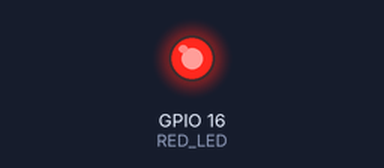
Bench run of a sketch on a simulated ESP32. Shown: output pins drawn as LEDs (lit = HIGH). What the sketch prints to the serial monitor is not drawn.

Above: at 1.0 s.
At 5.6 s:
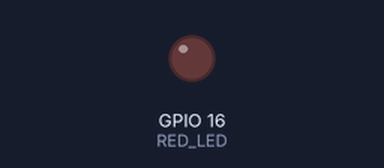
Timing chart, 0 to 10.7 s (numbered marks = the images above):
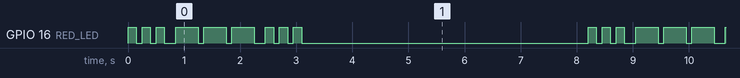

Measured:
- by itself, GPIO 16 (RED_LED): repeats every 8.2 s: 2 × (LOW 0.10 s, HIGH 0.15 s), LOW 0.20 s, 2 × (HIGH 0.40 s, LOW 0.10 s), HIGH 0.40 s, LOW 0.20 s, 2 × (HIGH 0.15 s, LOW 0.10 s), HIGH 0.15 s, LOW 5.1 s, HIGH 0.15 s
- by itself, everything shown: repeats every 8.2 s, in 14 steps

The sketch:

sketch.ino
```cpp
#include <Arduino.h>

#define RED_LED 16 //led warna merah
#define GREEN_LED 4 //led warna hijau
#define BLUE_LED 0 //led warnah biru

void setup()
{
 Serial.begin(115200);
 pinMode(RED_LED, OUTPUT); //atur pin-pin digital sebagai output

 Serial.println("Contoh Program LED SOS");
}

void loop()
{
 // 3 dits (3 titik atau huruf S)
 for (int x = 0; x < 3; x++)
 {
   digitalWrite(RED_LED, HIGH); // LED nyala
   delay(150);                  // delay selama 150ms
   digitalWrite(RED_LED, LOW); // LED mati
   delay(100);                  // delay selama 100ms
 }
 delay(100);

 // 3 dahs (3 garis atau huruf O)
 for (int x = 0; x < 3; x++)
 {
   digitalWrite(RED_LED, HIGH); // LED nyala
   delay(400);                  // delay selama 400ms
   digitalWrite(RED_LED, LOW); // LED mati
   delay(100);                  // delay selama 100ms
 }

 // 100ms delay to cause slight gap between letters
 delay(100);
 // 3 dits again (3 titik atau huruf S)
 for (int x = 0; x < 3; x++)
 {
   digitalWrite(RED_LED, HIGH); // LED nyala
   delay(150);                  // delay selama 150ms
   digitalWrite(RED_LED, LOW); // LED mati
   delay(100);                  // delay selama 100ms
 }

 // wait 5 seconds before repeating the SOS signal
 delay(5000);
}
```
